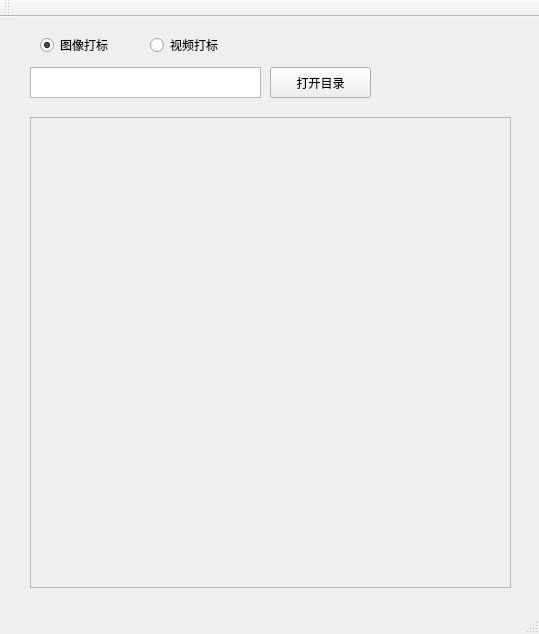
<?xml version="1.0" encoding="UTF-8"?>
<ui version="4.0">
 <class>MainWindow</class>
 <widget class="QMainWindow" name="MainWindow">
  <property name="geometry">
   <rect>
    <x>0</x>
    <y>0</y>
    <width>539</width>
    <height>634</height>
   </rect>
  </property>
  <property name="windowTitle">
   <string>MainWindow</string>
  </property>
  <widget class="QWidget" name="centralWidget">
   <widget class="QScrollArea" name="scrollArea">
    <property name="geometry">
     <rect>
      <x>30</x>
      <y>100</y>
      <width>481</width>
      <height>471</height>
     </rect>
    </property>
    <property name="widgetResizable">
     <bool>true</bool>
    </property>
    <widget class="QWidget" name="scrollAreaWidgetContents">
     <property name="geometry">
      <rect>
       <x>0</x>
       <y>0</y>
       <width>479</width>
       <height>469</height>
      </rect>
     </property>
    </widget>
   </widget>
   <widget class="QPushButton" name="openDir">
    <property name="geometry">
     <rect>
      <x>270</x>
      <y>50</y>
      <width>101</width>
      <height>31</height>
     </rect>
    </property>
    <property name="text">
     <string>打开目录</string>
    </property>
   </widget>
   <widget class="QTextEdit" name="dirName">
    <property name="geometry">
     <rect>
      <x>30</x>
      <y>50</y>
      <width>231</width>
      <height>31</height>
     </rect>
    </property>
   </widget>
   <widget class="QRadioButton" name="radioButton">
    <property name="geometry">
     <rect>
      <x>40</x>
      <y>20</y>
      <width>89</width>
      <height>16</height>
     </rect>
    </property>
    <property name="text">
     <string>图像打标</string>
    </property>
    <property name="checked">
     <bool>true</bool>
    </property>
   </widget>
   <widget class="QRadioButton" name="radioButton_2">
    <property name="geometry">
     <rect>
      <x>150</x>
      <y>20</y>
      <width>89</width>
      <height>16</height>
     </rect>
    </property>
    <property name="text">
     <string>视频打标</string>
    </property>
   </widget>
  </widget>
  <widget class="QMenuBar" name="menuBar">
   <property name="geometry">
    <rect>
     <x>0</x>
     <y>0</y>
     <width>539</width>
     <height>26</height>
    </rect>
   </property>
  </widget>
  <widget class="QToolBar" name="mainToolBar">
   <attribute name="toolBarArea">
    <enum>TopToolBarArea</enum>
   </attribute>
   <attribute name="toolBarBreak">
    <bool>false</bool>
   </attribute>
  </widget>
  <widget class="QStatusBar" name="statusBar"/>
 </widget>
 <layoutdefault spacing="6" margin="11"/>
 <resources/>
 <connections/>
</ui>
